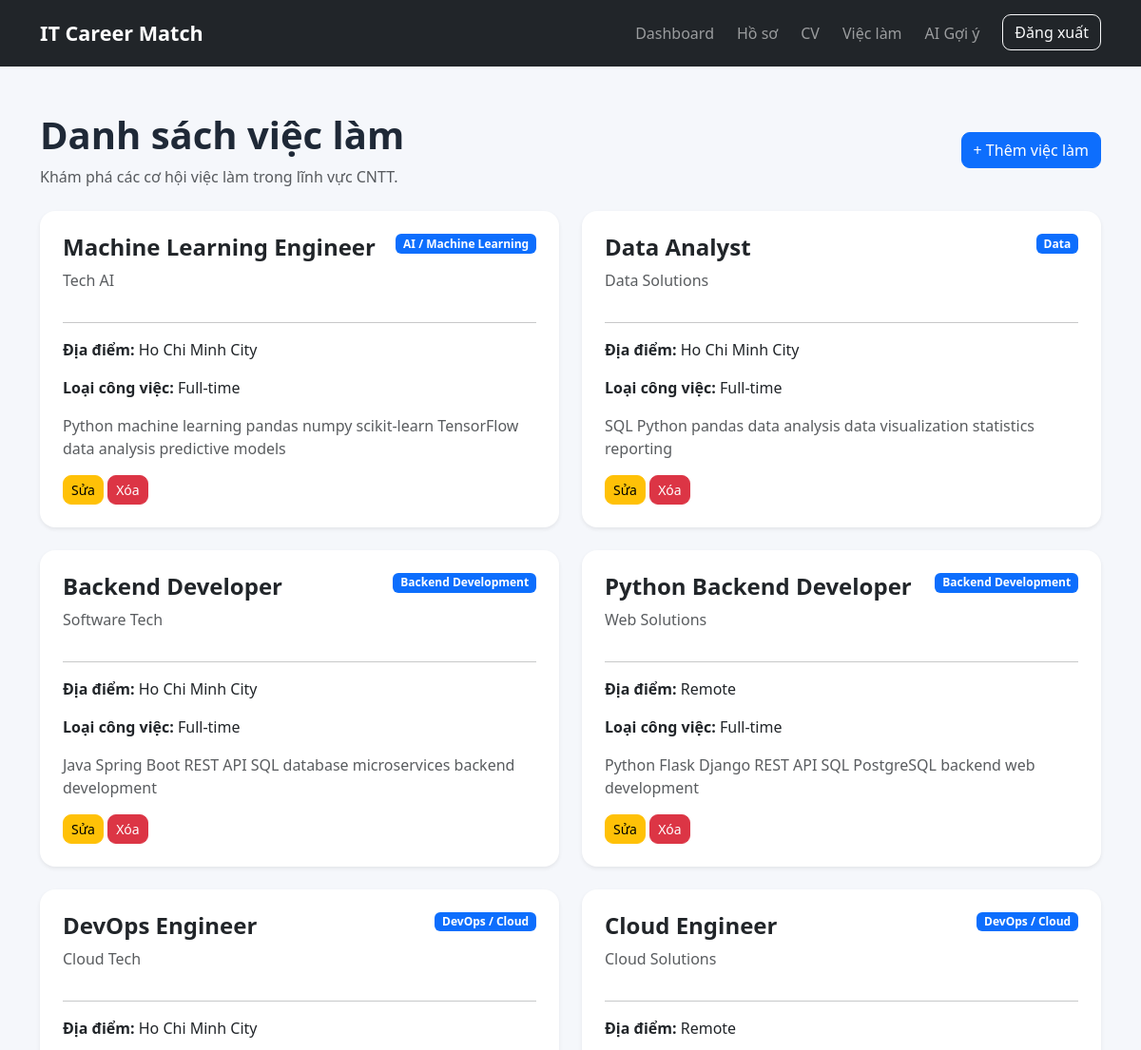
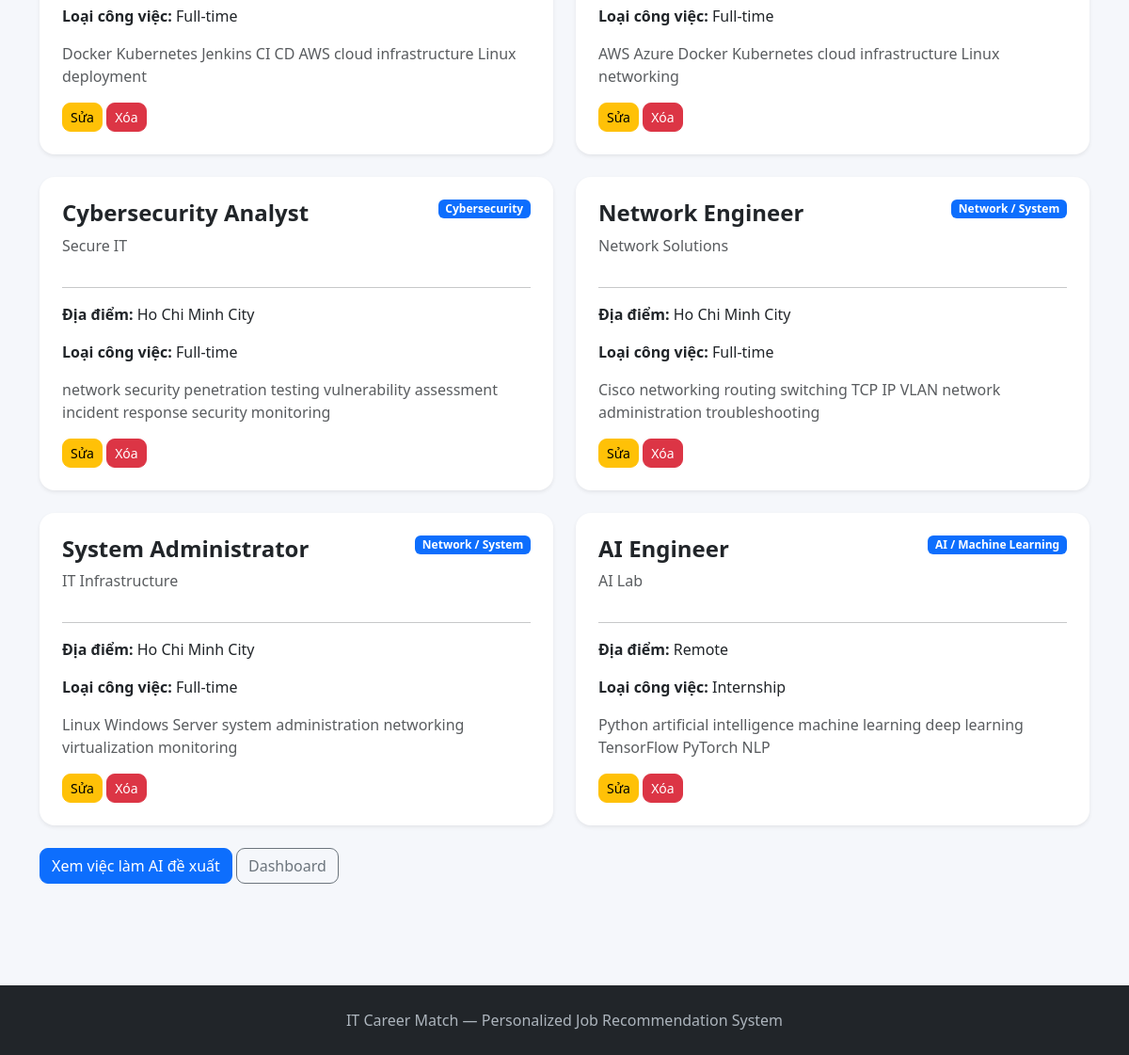
The page /jobs (signed in) on the database its author committed (2 pictures, top to bottom).
### tables this page shows
CREATE TABLE jobs (
            job_id INTEGER PRIMARY KEY AUTOINCREMENT,
            title TEXT NOT NULL,
            description TEXT,
            company TEXT,
            location TEXT,
            job_type TEXT,
            category TEXT,
            created_at TIMESTAMP DEFAULT CURRENT_TIMESTAMP
        );

### app.py (the view)
@app.route("/jobs")
def jobs():
    if "user_id" not in session:
        return redirect(
            url_for("login")
        )
    connection = get_connection()
    jobs_data = connection.execute(
        """
        SELECT *
        FROM jobs
        ORDER BY created_at DESC
        """
    ).fetchall()
    connection.close()
    return render_template(
        "jobs.html",
        jobs=jobs_data
    )

### database/database.py (called while the page is built)
def get_connection():
    connection = sqlite3.connect(DATABASE_PATH)
    connection.row_factory = sqlite3.Row
    connection.execute("PRAGMA foreign_keys = ON")
    return connection

### templates/jobs.html (shortened to what this page needs)
{% extends "base.html" %}
{% block content %}
<div class="container py-5">
    <div class="d-flex justify-content-between align-items-center mb-4">
        <div>
            <h1 class="fw-bold">Danh sách việc làm</h1>
            <p class="text-muted mb-0">
                Khám phá các cơ hội việc làm trong lĩnh vực CNTT.
            </p>
        </div>
        {% if session.get("role") == "admin" %}
        <a href="{{ url_for('add_job') }}"
           class="btn btn-primary">
            + Thêm việc làm
        </a>
        {% endif %}
    </div>
    <div class="row g-4">
        {% for job in jobs %}
        <div class="col-md-6">
            <div class="card job-card shadow-sm h-100">
                <div class="card-body p-4">
                    <div class="d-flex justify-content-between">
                        <div>
                            <h4 class="fw-bold">
                                {{ job.title }}
                            </h4>
                            <p class="text-muted">
                                {{ job.company }}
                            </p>
                        </div>
                        <span class="badge bg-primary align-self-start">
                            {{ job.category }}
                        </span>
                    </div>
                    <hr>
                    <p>
                        <strong>Địa điểm:</strong>
                        {{ job.location or "Chưa cập nhật" }}
                    </p>
                    <p>
                        <strong>Loại công việc:</strong>
                        {{ job.job_type or "Chưa cập nhật" }}
                    </p>
                    <p class="text-muted">
                        {% if job.description %}
                            {{ job.description[:180] }}
                        {% else %}
                            Chưa có mô tả công việc.
                        {% endif %}
                    </p>
                    {% if session.get("role") == "admin" %}
                    <div class="mt-3">
                        <a href="{{ url_for('edit_job', job_id=job.job_id) }}"
                           class="btn btn-warning btn-sm">
                            Sửa
                        </a>
                        <form
                            action="{{ url_for('delete_job', job_id=job.job_id) }}"
                            method="POST"
                            class="d-inline"
                            onsubmit="return confirm('Bạn có chắc muốn xóa công việc này?');">
                            <button
                                type="submit"
                                class="btn btn-danger btn-sm">
                                Xóa
                            </button>
                        </form>
                    </div>
                    {% endif %}
                </div>
            </div>
        </div>
        {% else %}
        <div class="col-12">
            <div class="alert alert-info">
                Hiện chưa có công việc nào.
            </div>
        </div>
        {% endfor %}
    </div>
    <div class="mt-4">
        <a href="{{ url_for('recommendations') }}"
           class="btn btn-primary">
            Xem việc làm AI đề xuất
        </a>
        <a href="{{ url_for('dashboard') }}"
           class="btn btn-outline-secondary">
            Dashboard
        </a>
    </div>
</div>
{% endblock %}

### templates/base.html (shortened to what this page needs)
<!DOCTYPE html>
<html lang="vi">
<head>
    <link
        href="https://cdn.jsdelivr.net/npm/bootstrap@5.3.3/dist/css/bootstrap.min.css"
        rel="stylesheet">
    <link
        rel="stylesheet"
        href="{{ url_for('static', filename='css/style.css') }}">
</head>
<body>
<nav class="navbar navbar-expand-lg navbar-dark bg-dark">
    <div class="container">
        <a class="navbar-brand fw-bold"
           href="{{ url_for('dashboard') }}">
            IT Career Match
        </a>
        {% if session.get("user_id") %}
        <div class="collapse navbar-collapse" id="navbar">
            <ul class="navbar-nav ms-auto">
                <li class="nav-item">
                    <a class="nav-link"
                       href="{{ url_for('dashboard') }}">
                        Dashboard
                    </a>
                </li>
                <li class="nav-item">
                    <a class="nav-link"
                       href="{{ url_for('profile') }}">
                        Hồ sơ
                    </a>
                </li>
                <li class="nav-item">
                    <a class="nav-link"
                       href="{{ url_for('upload_cv') }}">
                        CV
                    </a>
                </li>
                <li class="nav-item">
                    <a class="nav-link"
                       href="{{ url_for('jobs') }}">
                        Việc làm
                    </a>
                </li>
                <li class="nav-item">
                    <a class="nav-link"
                       href="{{ url_for('recommendations') }}">
                        AI Gợi ý
                    </a>
                </li>
                <li class="nav-item ms-lg-3">
                    <a class="btn btn-outline-light"
                       href="{{ url_for('logout') }}">
                        Đăng xuất
                    </a>
                </li>
            </ul>
        </div>
        {% endif %}
    </div>
</nav>
<main>
    {% block content %}
    {% endblock %}
</main>
<footer class="site-footer">
    <div class="container text-center">
        <p class="mb-0">
            IT Career Match — Personalized Job Recommendation System
        </p>
    </div>
</footer>
</body>
</html>

### static/css/style.css (style rules this page uses)
body { background: #f5f7fb; min-height: 100vh; color: #1f2937; }
.navbar { padding: 14px 0; }
.navbar-brand { font-size: 1.35rem; }
.nav-link { margin-left: 8px; }
main { min-height: calc(100vh - 140px); }
.job-card { border: none; border-radius: 16px; }
.site-footer { margin-top: 60px; background: #212529; color: #adb5bd; padding: 25px 0; }
.btn { border-radius: 9px; }
.card { border-radius: 16px; }

### rows shown on the page
jobs: title "Machine Learning Engineer", company "Tech AI", category "AI / Machine Learning", location "Ho Chi Minh City", job_type "Full-time", description "Python machine learning pandas numpy scikit-learn TensorFlow data analysis predictive models"
jobs: title "Data Analyst", company "Data Solutions", category "Data", location "Ho Chi Minh City", job_type "Full-time", description "SQL Python pandas data analysis data visualization statistics reporting"
jobs: title "Backend Developer", company "Software Tech", category "Backend Development", location "Ho Chi Minh City", job_type "Full-time", description "Java Spring Boot REST API SQL database microservices backend development"
jobs: title "Python Backend Developer", company "Web Solutions", category "Backend Development", location "Remote", job_type "Full-time", description "Python Flask Django REST API SQL PostgreSQL backend web development"
jobs: title "DevOps Engineer", company "Cloud Tech", category "DevOps / Cloud", location "Ho Chi Minh City", job_type "Full-time", description "Docker Kubernetes Jenkins CI CD AWS cloud infrastructure Linux deployment"
jobs: title "Cloud Engineer", company "Cloud Solutions", category "DevOps / Cloud", location "Remote", job_type "Full-time", description "AWS Azure Docker Kubernetes cloud infrastructure Linux networking"
jobs: title "Cybersecurity Analyst", company "Secure IT", category "Cybersecurity", location "Ho Chi Minh City", job_type "Full-time", description "network security penetration testing vulnerability assessment incident response security monitoring"
jobs: title "Network Engineer", company "Network Solutions", category "Network / System", location "Ho Chi Minh City", job_type "Full-time", description "Cisco networking routing switching TCP IP VLAN network administration troubleshooting"
jobs: title "System Administrator", company "IT Infrastructure", category "Network / System", location "Ho Chi Minh City", job_type "Full-time", description "Linux Windows Server system administration networking virtualization monitoring"
jobs: title "AI Engineer", company "AI Lab", category "AI / Machine Learning", location "Remote", job_type "Internship", description "Python artificial intelligence machine learning deep learning TensorFlow PyTorch NLP"
